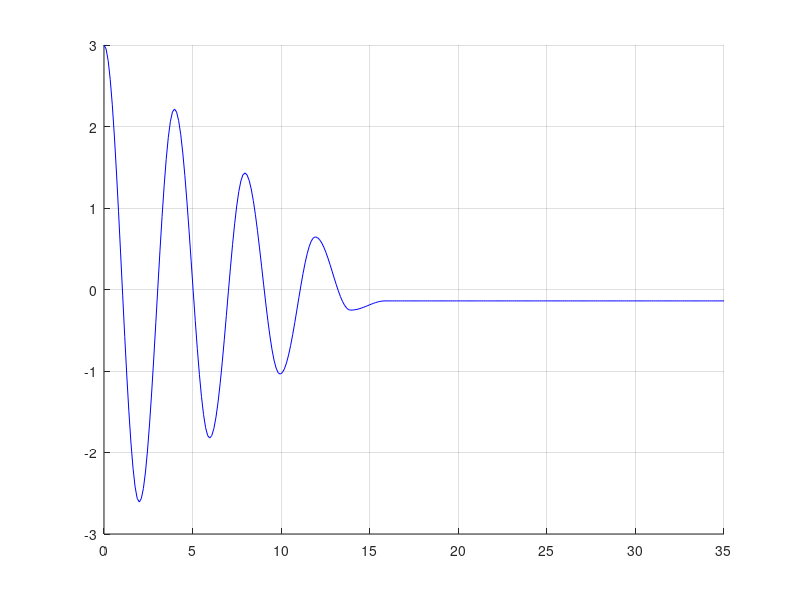

Recreate this plot in MATLAB. (Note: this script raises an error after producing the figure.)
% PoD 6b: Friction damping (Classical)
% Code by: Aaron Fairchild
% Original: February 3, 2025
% Latest Update: February 25, 2025
function PoD6b()

m = 2;
k = 5;
mu = 0.05;
omega = 1.581;
g = 9.81;

uo = 3;
vo = 0;

nPts = 300;
tf = 35;
t = linspace(0,tf,nPts);
u = zeros(nPts,1);

% coefficients to simplify equations
th = pi/omega;

a1 = mu*m*g/k;
A = uo - a1;
B = a1;

% initialize
u(1) = uo;
c = -1;

for i = 2:size(t,2)
    n = floor(t(i)/th); % find current interval
    nold = floor(t(i-1)/th); % find interval of last step

    if n ~= nold % if we are at new interval

        % this bit is to account for numerical issues
        uold = A*cos(omega*(t(i-1)-nold*th)) + B;
        if abs(uold) < a1
            u(i:end) = uold;
            break;
        end

        % update for change in velocity sign
        A = -1*(A + c*2*a1);
        B = -B;
        c = -c; %account for sign change
    end

    u(i) = A*cos(omega*(t(i)-n*th)) + B;
end

% Plot results
figure('Name','PoD 6b');
clf; grid on; hold on;
plot(t,u,'b','LineWidth',0.5,...
    'MarkerFaceColor','k','MarkerEdgeColor','k','MarkerSize',2);
xlabel('t',Interpreter='latex'); ylabel('u(t)',Interpreter='latex')
title('Response vs. Time')

% Print output
fprintf('PoD 6b: Friction damping (Classical)\n\n')
fprintf('  PHYSICAL PROPERTIES\n');
fprintf('  Mass                             %6.3f\n', m);
fprintf('  Stiffness                        %6.3f\n', k);
fprintf('  Coefficient of friction          %6.3f\n', mu);
fprintf('  Natural Frequency                %6.3f\n', omega);
fprintf('  Acceleration of gravity          %6.3f\n\n', g);

fprintf('  INITIAL CONDITIONS\n');
fprintf('  Initial displacement (uo)        %6.3f\n', uo);
fprintf('  Initial velocity (vo)            %6.3f\n\n', vo);

end